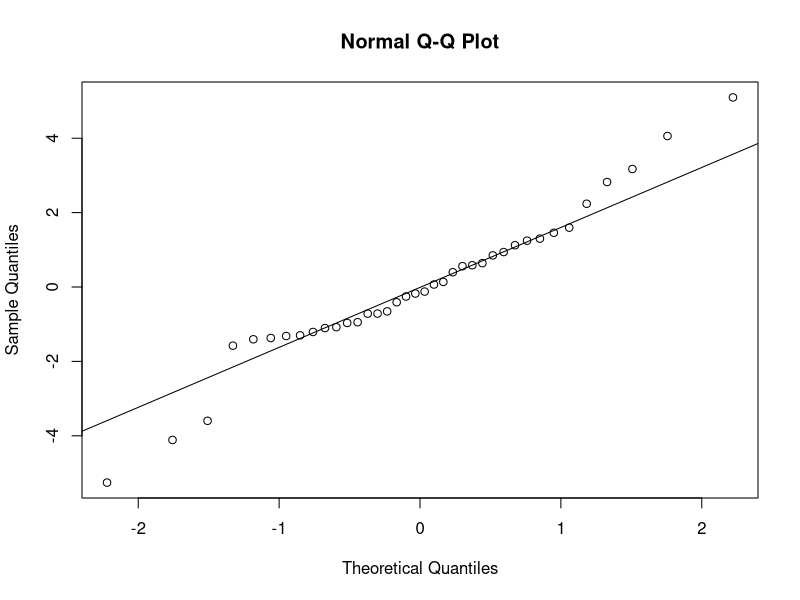
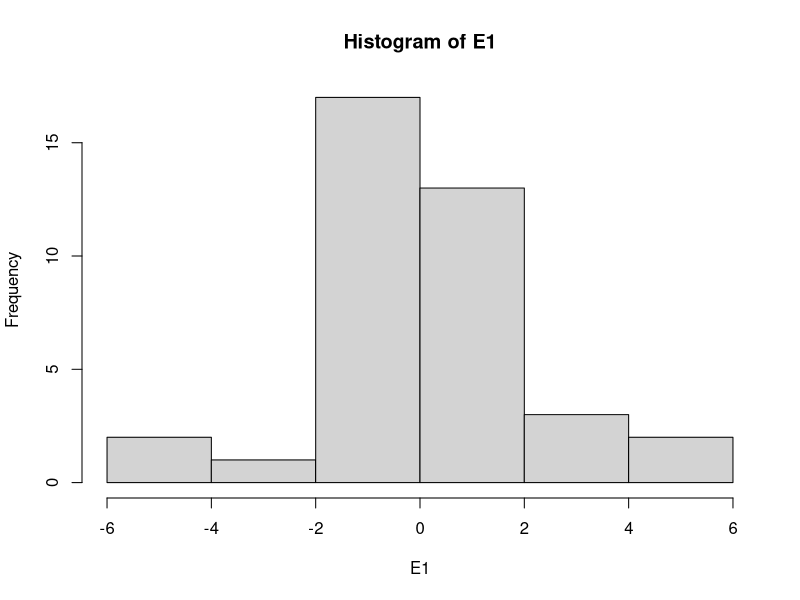
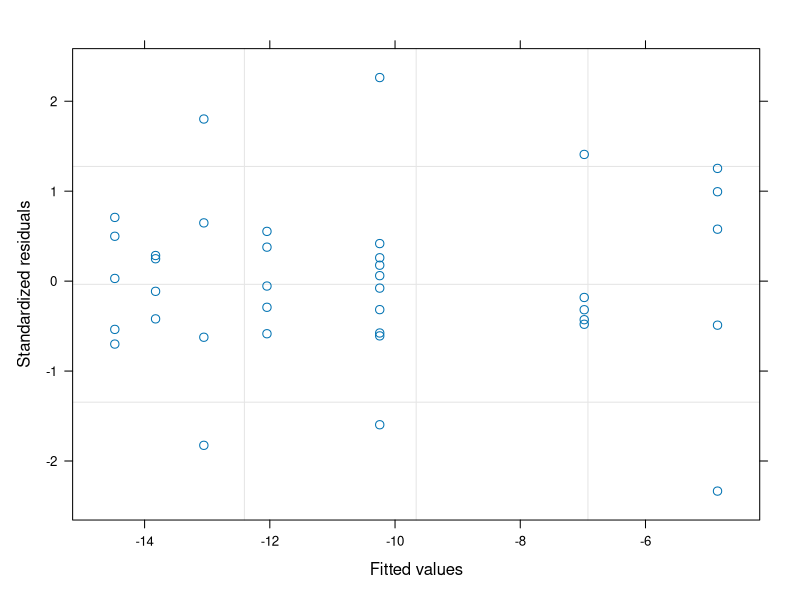

R code for these plots, in order: (Note: this script raises an error after producing the figures.)
#Author:  Clay Arango
#Creation date: 10-Feb-19
#Script to analyze NDS data from Summer 2018 WSB work with S. Roley and A. Alexiades

#packages
install.packages("nlme")
install.packages("nortest")
install.packages("dplyr")
install.packages("multcomp")
install.packages("MASS")
install.packages("ggplot2")
library(nlme)
library(nortest)
library(dplyr)
library(multcomp)
library(MASS)
library(ggplot2)

#Load data
roza_fall <- read.table(file="roza_fall.csv", header=T, sep=",")

#set variable
d = roza_fall

#evaluate data to make sure factors are correct
names(d)
unique(d$nutrient) #control, N, NP, NPSi, NSi, P, PSi, Si
unique(d$N) #should be 0 and 1
unique(d$P) #should be 0 and 1
unique(d$Si) #should be 0 and 1
unique(d$top) #should be "sponge" and "glass"
#if need to change, use recode function below. 
d$top<-recode(d$top, "cellulose" ="sponge")
str(d)

#convert N and P vand Si alues (0 or 1 for absence or presence) to factors
d$N<-as.factor(d$N)
d$P<-as.factor(d$P)
d$Si<-as.factor(d$Si)
str(d)

#subset data into gpp and cr response
d.cr = subset(d, top=="sponge", data=d)
d.gpp = subset(d, top=="glass", data=d)

#calculate nrr for cr
x = aggregate(d.cr[,8], list(d.cr$nutrient), mean, na.rm=T)
x
d.cr$cr.nrr = d.cr$cr.area/-10.244565 #is there a prettier way to do this?

#calculate nrr for gpp
x = aggregate(d.gpp[,9], list(d.gpp$nutrient), mean, na.rm=T)
x
d.gpp$gpp.nrr = d.gpp$gpp.area/3.991310 #is there a prettier way to do this?

############################################################
#analyze RESPIRATION data
############################################################

M1<-gls(cr.area~N*P*Si, data=d.cr, na.action=na.omit)
E1<-residuals(M1)
qqnorm(E1)
qqline(E1)
ad.test(E1)
   #residuals are normally distributed, p=0.1036
hist(E1)  
plot(M1)

plot(filter(d.cr, !is.na(cr.area)) %>% dplyr::select(nutrient), 
     E1, xlab="nutrient", ylab="Residuals")
bartlett.test(cr.area~nutrient, data=d.cr)
   #variance test is below 0.05, but just barely

anova(M1)
  
x <- group_by(d.cr, nutrient) %>%  # Grouping function causes subsequent functions to aggregate by season and reach
  summarize(cr.mean = abs(mean(cr.area, na.rm = TRUE)), # na.rm = TRUE to remove missing values
            cr.sd=abs(sd(cr.area, na.rm = TRUE)),  # na.rm = TRUE to remove missing values
            n = sum(!is.na(cr.area)), # of observations, excluding NAs. 
            cr.se=cr.sd/sqrt(n))

ggplot(data=x, aes(x=nutrient, y=cr.mean)) + 
  geom_bar(stat="identity", position=position_dodge(), color = "black") + 
  geom_errorbar(aes(ymin=cr.mean, ymax=cr.mean+cr.se), width=0.2, 
                position=position_dodge(0.9)) + 
  xlab("Nutrient") +
  ylab(expression(Respiration~(ug~O[2]~m^{-2}~h^{-1}))) +
  ylim(0,20) +
  labs(fill="Light") +
  theme_bw() +
  theme(panel.grid.major=element_blank(),
        panel.grid.minor=element_blank(),
        legend.title=element_text(size=6),
        legend.key=element_blank(), 
        legend.position=c(0.5,0.95), 
        legend.text=element_text(size=8), 
        legend.background=element_blank(), 
        legend.direction="horizontal", 
        legend.key.size=unit(0.3, "cm"), 
        axis.title.y=element_text(size=8), 
        axis.title.x=element_text(size=8), 
        axis.text.x=element_text(size=8))

#ggsave('output/figures/Roza_summer.tiff',
#       units="in",
#       width=3.25,
#       height=3.25,
#       dpi=1200,
#       compression="lzw")

#summarize nrr
x <- group_by(d.cr, nutrient) %>%  # Grouping function causes subsequent functions to aggregate by season and reach
  summarize(cr.mean = abs(mean(cr.nrr, na.rm = TRUE)), # na.rm = TRUE to remove missing values
            cr.sd=abs(sd(cr.nrr, na.rm = TRUE)),  # na.rm = TRUE to remove missing values
            n = sum(!is.na(cr.nrr)), # of observations, excluding NAs. 
            cr.se=cr.sd/sqrt(n))

############################################################
#analyze the PRODUCTION data
############################################################

M1<-gls(gpp.area~N*P*Si, data=d.gpp, na.action=na.omit) 
E1<-residuals(M1)
qqnorm(E1)
qqline(E1)
ad.test(E1)
   #residuals are normal

hist(E1, xlab="residuals", main="")
plot(M1)

plot(filter(d.gpp, !is.na(gpp.area)) %>% dplyr::select(nutrient), 
     E1, xlab="nutrient", ylab="Residuals")
bartlett.test(gpp.area~nutrient, data=d.gpp)
   #OK

anova(M1)
  
x <- group_by(d.gpp, nutrient) %>%  # Grouping function causes subsequent functions to aggregate by season and reach
  summarize(gpp.mean = abs(mean(gpp.area, na.rm = TRUE)), # na.rm = TRUE to remove missing values
            gpp.sd=abs(sd(gpp.area, na.rm = TRUE)),  # na.rm = TRUE to remove missing values
            n = sum(!is.na(gpp.area)), # of observations, excluding NAs. 
            gpp.se=gpp.sd/sqrt(n))

ggplot(data=x, aes(x=nutrient, y=gpp.mean)) + 
  geom_bar(stat="identity", position=position_dodge(), color = "black") + 
  geom_errorbar(aes(ymin=gpp.mean, ymax=gpp.mean+gpp.se), width=0.2, 
                position=position_dodge(0.9)) + 
  xlab("Nutrient") +
  ylab(expression(Production~(ug~O[2]~m^{-2}~h^{-1}))) +
  labs(fill="Light") +
  theme_bw() +
  theme(panel.grid.major=element_blank(),
        panel.grid.minor=element_blank(), 
        legend.title=element_text(size=6), 
        legend.key=element_blank(),  
        legend.position=c(0.5,0.95),  
        legend.text=element_text(size=8),  
        legend.background=element_blank(),  
        legend.direction="horizontal",  
        legend.key.size=unit(0.3, "cm"),  
        axis.title.y=element_text(size=8),  
        axis.title.x=element_text(size=8),  
        axis.text.x=element_text(size=8))

#ggsave('output/figures/gppByNutrient.tiff',
#       units="in",
#       width=3.25,
#       height=3.25,
#       dpi=1200,
#       compression="lzw")

#summarize nrr
x <- group_by(d.gpp, nutrient) %>%  # Grouping function causes subsequent functions to aggregate by season and reach
  summarize(gpp.mean = abs(mean(gpp.nrr, na.rm = TRUE)), # na.rm = TRUE to remove missing values
            gpp.sd=abs(sd(gpp.nrr, na.rm = TRUE)),  # na.rm = TRUE to remove missing values
            n = sum(!is.na(gpp.nrr)), # of observations, excluding NAs. 
            gpp.se=gpp.sd/sqrt(n))

#BELOW HERE IS NOT EDITED





############################################################
#analyze the CHL-A biomass on disks

M1<-gls(chla~N*P*light, data=roza_sum.chla, na.action=na.omit)
E1<-residuals(M1)
qqnorm(E1)
qqline(E1)
ad.test(E1)
  #residuals look bad (p=0.001)
hist(E1)
plot(M1)

vf1 = varIdent(form = ~ 1|N*P)
vf2 = varIdent(form = ~ 1|light)
vf3 = varIdent(form = ~ 1|N*P*light)
vf4 = varPower(form = ~ fitted(.)) 
vf5 = varExp(form = ~ fitted(.))
vf6 = varConstPower(form = ~ fitted(.))
vf7 = varExp(form = ~ fitted(.)|nutrient)

M2<-gls(chla~N*P*light, data=roza_sum.chla, na.action=na.omit, weights=vf1)
M3<-gls(chla~N*P*light, data=roza_sum.chla, na.action=na.omit, weights=vf2)
M4<-gls(chla~N*P*light, data=roza_sum.chla, na.action=na.omit, weights=vf3)
M5<-gls(chla~N*P*light, data=roza_sum.chla, na.action=na.omit, weights=vf4)
M6<-gls(chla~N*P*light, data=roza_sum.chla, na.action=na.omit, weights=vf5)
M7<-gls(chla~N*P*light, data=roza_sum.chla, na.action=na.omit, weights=vf6)
M8<-gls(chla~N*P*light, data=roza_sum.chla, na.action=na.omit, weights=vf7)

anova(M1,M2,M3,M4,M5,M6,M7,M8)

#M3 is best on AIC

E3<-residuals(M3)
qqnorm(E3)
qqline(E3)
ad.test(E3)
#residuals are not normal (p=0.001)
hist(E3, xlab="residuals", main="")
plot(M3)
  #hist and plot look good

plot(filter(roza_sum.chla, !is.na(chla)) %>% dplyr::select(light), 
     E3, xlab="light", ylab="Residuals")
bartlett.test(chla~light, data=roza_sum.chla)

plot(filter(roza_sum.chla, !is.na(chla)) %>% dplyr::select(nutrient), 
     E3, xlab="nutrient", ylab="Residuals")
bartlett.test(chla~nutrient, data=roza_sum.chla)

anova(M3)

#light is significant and N and P separately interact with light

x<-roza_sum.chla[complete.cases(roza_sum.chla$chla),]

with(x, 
     interaction.plot(nutrient,light,chla, 
                      ylim=c(0,1.5),lty=c(1,12),lwd=2,ylab="Chlorophyll a", 
                      xlab="Nutrient", trace.label="Light"))

x <- group_by(roza_sum.chla, nutrient, light) %>%  # Grouping function causes subsequent functions to aggregate by season and reach
  summarize(chla.mean = mean(chla, na.rm = TRUE), # na.rm = TRUE to remove missing values
            chla.sd=sd(chla, na.rm = TRUE),  # na.rm = TRUE to remove missing values
            n = sum(!is.na(chla)), # of observations, excluding NAs. 
            chla.se=chla.sd/sqrt(n))

ggplot(data=x, 
       aes(x=nutrient, y=chla.mean, fill=light)) + 
  geom_bar(stat="identity", position=position_dodge(), color = "black") + 
  geom_errorbar(aes(ymin=chla.mean, ymax=chla.mean+chla.se), width=0.2, 
                position=position_dodge(0.9)) + 
  scale_fill_manual(values=c("white","black")) +
  xlab("Nutrient") +
  ylab(expression(Chlorophyll~a~(ug~cm^{-2}))) +
  ylim(0,1.7) +
  labs(fill="Light") +
  theme_bw() +
  theme(panel.grid.major=element_blank(), 
        panel.grid.minor=element_blank(), 
        legend.title=element_text(size=6), 
        legend.key=element_blank(), 
        legend.position=c(0.5,0.95), 
        legend.text=element_text(size=8), 
        legend.background=element_blank(), 
        legend.direction="horizontal", 
        legend.key.size=unit(0.3, "cm"), 
        axis.title.y=element_text(size=8), 
        axis.title.x=element_text(size=8), 
        axis.text.x=element_text(size=8))

ggsave('output/figures/chlaByNutrientLight.tiff',
       units="in",
       width=3.25,
       height=3.25,
       dpi=1200,
       compression="lzw")



############################################################
############################################################
#calculate nrr mean and standard error
x1 <- group_by(roza_sum, nutrient, light) %>%  # Grouping function causes subsequent functions to aggregate by season and reach
  summarize(chla.nrr.mean = mean(chla.nrr, na.rm = TRUE), # na.rm = TRUE to remove missing values
            chla.nrr.sd=sd(chla.nrr, na.rm = TRUE),  # na.rm = TRUE to remove missing values
            chla.n = sum(!is.na(chla.nrr)), # of observations, excluding NAs. 
            chla.nrr.se=chla.nrr.sd/sqrt(chla.n))


x2 <- group_by(roza_sum, nutrient, light) %>%  # Grouping function causes subsequent functions to aggregate by season and reach
  summarize(gpp.nrr.mean = mean(gpp.nrr, na.rm = TRUE), # na.rm = TRUE to remove missing values
            gpp.nrr.sd=sd(gpp.nrr, na.rm = TRUE),  # na.rm = TRUE to remove missing values
            gpp.n = sum(!is.na(gpp.nrr)), # of observations, excluding NAs. 
            gpp.nrr.se=gpp.nrr.sd/sqrt(gpp.n))

x3 <- group_by(roza_sum, nutrient, light) %>%  # Grouping function causes subsequent functions to aggregate by season and reach
  summarize(cr.nrr.mean = mean(cr.nrr, na.rm = TRUE), # na.rm = TRUE to remove missing values
            cr.nrr.sd=sd(cr.nrr, na.rm = TRUE),  # na.rm = TRUE to remove missing values
            cr.n = sum(!is.na(cr.nrr)), # of observations, excluding NAs. 
            cr.nrr.se=cr.nrr.sd/sqrt(cr.n))

roza_sum.nrr<-cbind(x1,x2,x3)
roza_sum.nrr <- roza_sum.nrr[, !duplicated(colnames(roza_sum.nrr))]
write.csv(roza_sum.nrr, "roza_sum.nrr.csv")
